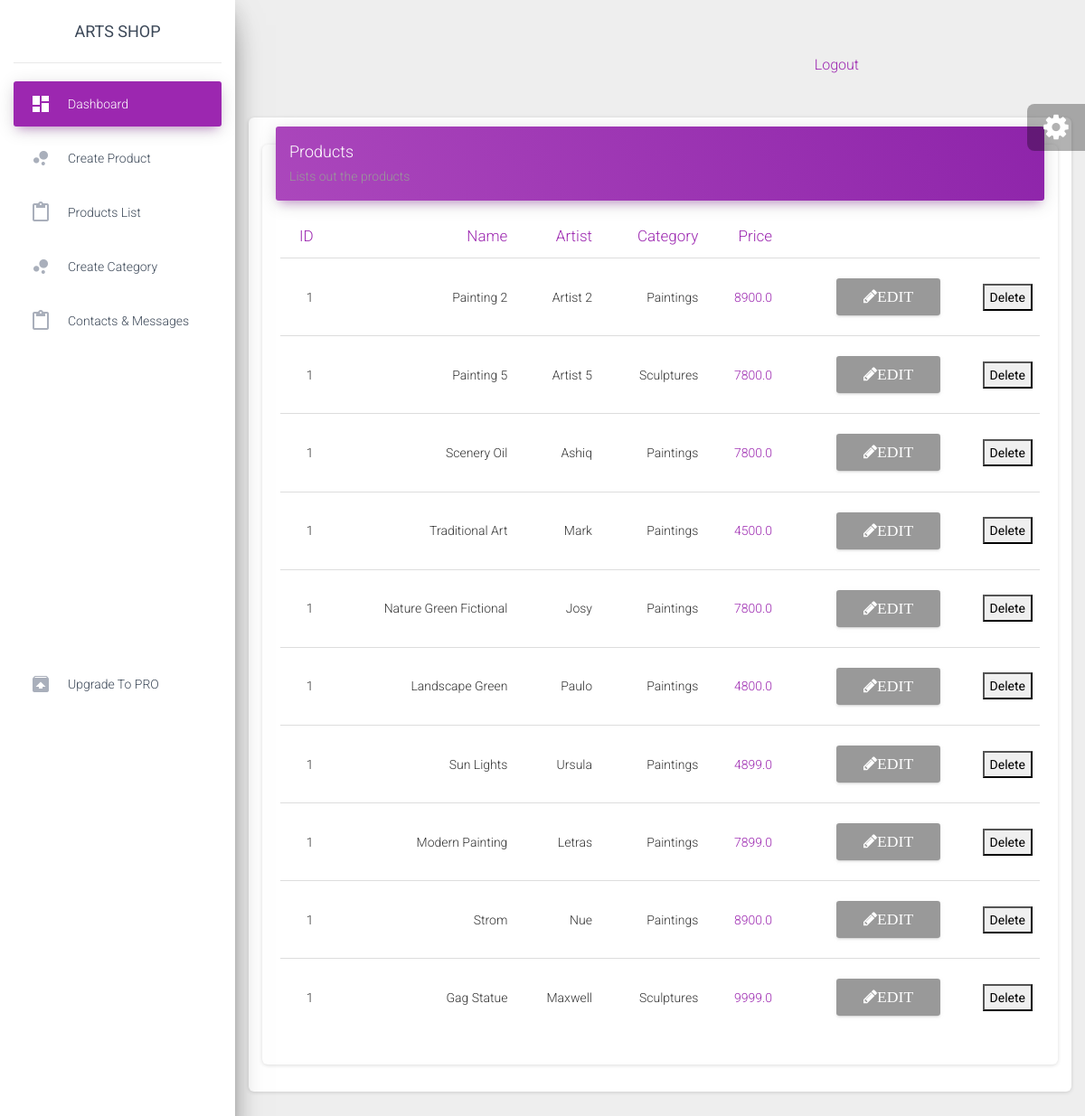
/dashboard/product/list/ (signed in), run on the app's committed database.
### product/models.py (models this page shows)
class Product(models.Model):
     name=models.CharField(max_length=30)
     price = models.FloatField(default=0)
     categ_id=models.IntegerField(default=0)
     categ_name = models.CharField(max_length=30,default="-")
     picname = models.TextField(max_length=12, default="-")
     picurl = models.TextField(default="-")
     artist = models.TextField(max_length=100, default="-")
     description = models.TextField(max_length=200, default="-")

### core/views.py (the view)
# urls.py: path('dashboard/product/list/', views.get_products_list, name='get_products_list'),
def get_products_list(request):
    if not request.user.is_authenticated:
        return redirect('goto_login')
    products = Product.objects.all()
    return render(request, 'back/all_products_list.html',{'products':products})

### product/templates/back/all_products_list.html
{% extends 'back/dashboard_master.html' %}
{% load staticfiles %}
{% block mainblock %}
      <div class="content">
        <div class="container-fluid">
          <div class="row">
            <div class="col-md-12">
              <div class="card">
                <div class="card-header card-header-primary">
                  <h4 class="card-title ">Products</h4>
                  <p class="card-category"> Lists out the products</p>
                </div>
                <div class="card-body">
                  <div class="table-responsive">
                    <table class="table">
                      <thead class=" text-primary">
                        <th>
                          ID
                        </th>
                        <th>Name</th>
                        <th>Artist</th>
                        <th>Category</th>
                        <th>Price</th>
                      <th></th>
                      <th></th>
                      </thead>
                      <tbody>
                      {% for p in products %}
                        <tr>
                          <td>
                            1
                          </td>
                          <td>
                            {{p.name}}
                          </td>
                          <td>
                            {{p.artist}}
                          </td>
                          <td>
                            {{p.categ_name}}
                          </td>
                          <td class="text-primary">
                            {{p.price}}
                          </td>
                          <td>
                             <div class="btn-group">
                               <a href="{%url 'edit_product' pk=p.pk %}" data-toggle="tooltip" title="Edit" class="btn btn-xs btn-default"><i class="fa fa-pencil">Edit</i></a>
                             </div>
                          </td>
                          <td><button>Delete</button></td>
                        </tr>
                      {% endfor %}
                      </tbody>
                    </table>
                  </div>
                </div>
              </div>
            </div>
          </div>
        </div>
      </div>
{% endblock %}

### core/templates/back/dashboard_master.html (shortened to what this page needs)
{% load staticfiles %}
<!DOCTYPE html>
<html lang="en">
<head>
  <link rel="stylesheet" href="https://maxcdn.bootstrapcdn.com/font-awesome/latest/css/font-awesome.min.css">
  <link href="{% static 'back/assets/css/material-dashboard.css' %}" rel="stylesheet" />
  <link href="{% static 'back/assets/demo/demo.css' %}" rel="stylesheet" />
</head>
<body class="">
  <div class="wrapper ">
    <div class="sidebar" data-color="purple" data-background-color="white" data-image="../assets/img/sidebar-1.jpg">
      <div class="logo"><a href="http://www.creative-tim.com" class="simple-text logo-normal">
          Arts Shop
        </a></div>
      <div class="sidebar-wrapper">
        <ul class="nav">
          <li class="nav-item active  ">
            <a class="nav-link" href="/dashboard">
              <i class="material-icons">dashboard</i>
              <p>Dashboard</p>
            </a>
          </li>
           <li class="nav-item ">
            <a class="nav-link" href="/dashboard/product/new/">
              <i class="material-icons">bubble_chart</i>
              <p>Create Product</p>
            </a>
          </li>
          <li class="nav-item ">
            <a class="nav-link" href="/dashboard/product/list/">
              <i class="material-icons">content_paste</i>
              <p>Products List</p>
            </a>
          </li>
          <li class="nav-item ">
            <a class="nav-link" href="/category/add/">
              <i class="material-icons">bubble_chart</i>
              <p>Create Category</p>
            </a>
          </li>
          <li class="nav-item ">
            <a class="nav-link" href="/dashboard/contacts/list/">
              <i class="material-icons">content_paste</i>
              <p>Contacts & Messages</p>
            </a>
          </li>
          <li class="nav-item active-pro ">
            <a class="nav-link" href="./upgrade.html">
              <i class="material-icons">unarchive</i>
              <p>Upgrade to PRO</p>
            </a>
          </li>
        </ul>
      </div>
    </div>
    <div class="main-panel">
      <div class="login"><a href="{%url 'goto_login' %}">Logout</a></div>
      <div class="content">
        <div class="container-fluid">
          <div class="row" >
                          <div class="card card-stats">
            {% block mainblock %}
            {% endblock %}
                          </div>
          </div>
        </div>
      </div>
    </div>
      <footer class="footer">
        <div class="container-fluid">
          <nav class="float-left">
            <ul>
              <li>
                <a href="https://www.creative-tim.com">
                </a>
              </li>
              <li>
                <a href="https://creative-tim.com/presentation">
                </a>
              </li>
              <li>
                <a href="http://blog.creative-tim.com">
                </a>
              </li>
              <li>
                <a href="https://www.creative-tim.com/license">
                </a>
              </li>
            </ul>
          </nav>
          <div class="copyright float-right">
            <a href="https://www.creative-tim.com" target="_blank">Creative Tim</a> for a better web.
          </div>
        </div>
      </footer>
    </div>
  <div class="fixed-plugin">
    <div class="dropdown show-dropdown">
      <a href="#" data-toggle="dropdown">
        <i class="fa fa-cog fa-2x"> </i>
      </a>
    </div>
  </div>
</body>
</html>

### core/templates/back/dashboard_master.html (style rules this page uses)
.login { float:right; margin-top:60px; margin-right:250px; }

### data on the page
Product: name "Painting 2", artist "Artist 2", categ_name "Paintings", price "8900.0"
Product: name "Painting 5", artist "Artist 5", categ_name "Sculptures", price "7800.0"
Product: name "Scenery Oil", artist "Ashiq", categ_name "Paintings", price "7800.0"
Product: name "Traditional Art", artist "Mark", categ_name "Paintings", price "4500.0"
Product: name "Nature Green Fictional", artist "Josy", categ_name "Paintings", price "7800.0"
Product: name "Landscape Green", artist "Paulo", categ_name "Paintings", price "4800.0"
Product: name "Sun Lights", artist "Ursula", categ_name "Paintings", price "4899.0"
Product: name "Modern Painting", artist "Letras", categ_name "Paintings", price "7899.0"
Product: name "Strom", artist "Nue", categ_name "Paintings", price "8900.0"
Product: name "Gag Statue", artist "Maxwell", categ_name "Sculptures", price "9999.0"
